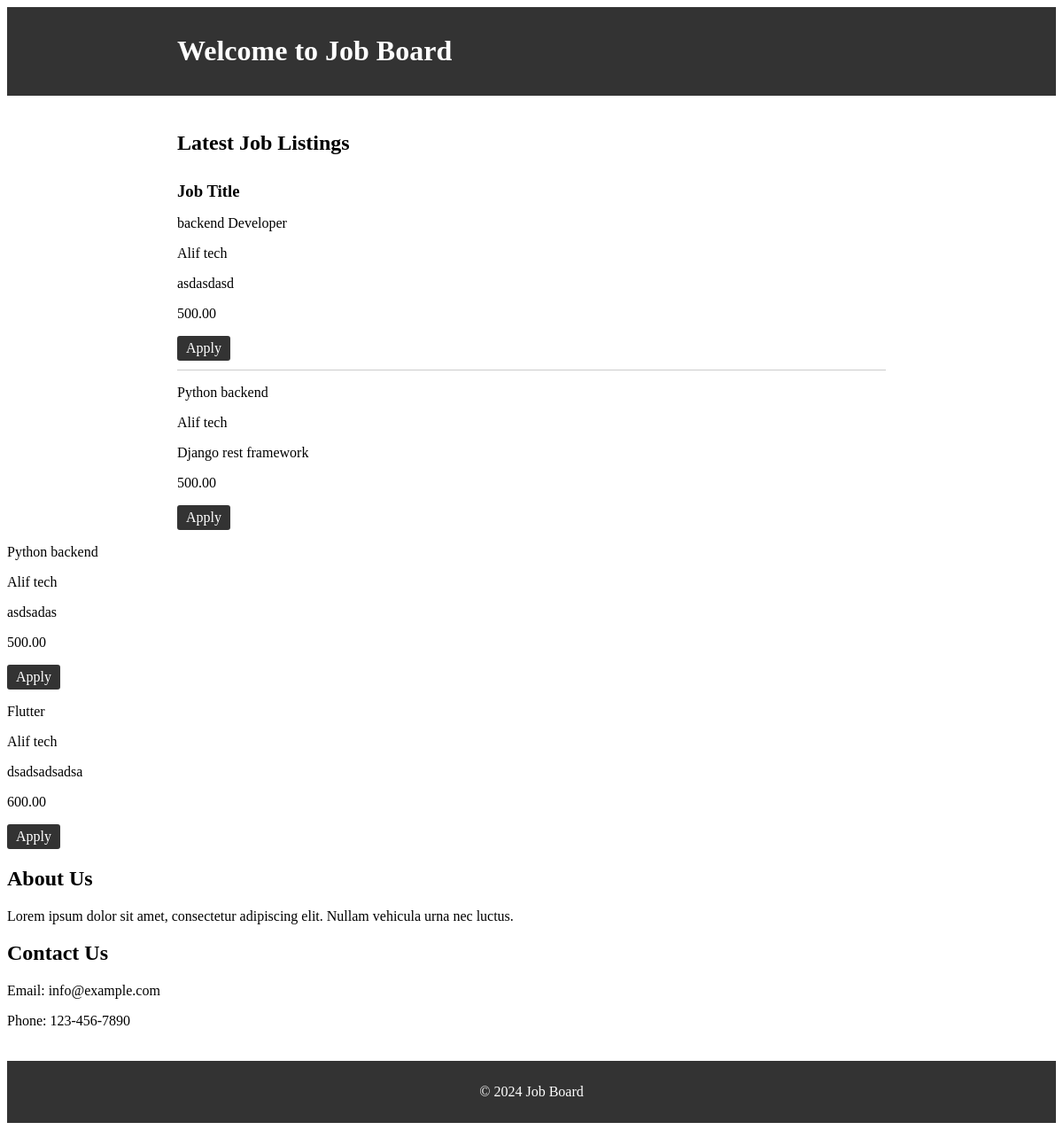
The page / on the database its author committed.
### Board/models.py (models this page shows, shortened)
class Job(models.Model):
    title = models.CharField(max_length=100)
    description = models.TextField()
    location = models.CharField(max_length=100)
    company = models.ForeignKey(Company, on_delete=models.CASCADE)
    category = models.ForeignKey(Category, on_delete=models.CASCADE)
    salary = models.DecimalField(max_digits=10, decimal_places=2)
    created_at = models.DateTimeField(auto_now_add=True)

class Company(models.Model):
    name = models.CharField(max_length=100)
    description = models.TextField()
    logo = models.ImageField(upload_to='company_logos', null=True, blank=True)
    def __str__(self):
        return self.name

### Board/views.py (the view)
# urls.py: path('', views.home, name='home'),
def home(request):
    jobs = Job.objects.all()
    return render(request, 'home.html', {'jobs': jobs})

### templates/home.html (shortened to what this page needs)
{% load static %}
<!DOCTYPE html>
<html lang="en">
<head>
<link rel="stylesheet" href="{% static 'css/style.css' %}">
</head>
<body>
<header>
    <div class="container">
        <h1>Welcome to Job Board</h1>
    </div>
</header>
<main>
    {% block content %}
    <div class="container">
        <section id="job-listings">
            <h2>Latest Job Listings</h2>
            <div class="job">
                <h3>Job Title</h3>
                {% for job in jobs %}
                <p>{{ job.title }}</p>
                <p>{{ job.company }}</p>
                <p>{{ job.description }}</p>
                <p>{{ job.salary }}</p>
                <a href="#" class="button">Apply</a>
            </div>
        {% endfor %}
            {% endblock content %}
        <section id="about">
            <h2>About Us</h2>
            <p>Lorem ipsum dolor sit amet, consectetur adipiscing elit. Nullam vehicula urna nec luctus.</p>
        </section>
        <section id="contact">
            <h2>Contact Us</h2>
            <p>Email: info@example.com</p>
            <p>Phone: 123-456-7890</p>
        </section>
</main>
<footer>
    <p>&copy; 2024 Job Board</p>
</footer>
</body>
</html>

### static/css/style.css (style rules this page uses)
header { background-color: #333; color: #fff; padding: 10px 0; text-align: center; }
header .container { display: flex; justify-content: space-between; align-items: center; }
main { padding: 20px 0; }
.container { max-width: 800px; margin: 0 auto; padding: 0 20px; }
.job { border-bottom: 1px solid #ccc; padding: 10px 0; }
.job h3 { margin: 0; }
.button { display: inline-block; padding: 5px 10px; background-color: #333; color: #fff; text-decoration: none; border-radius: 3px; }
footer { background-color: #333; color: #fff; text-align: center; padding: 10px 0; }

### rows shown on the page
Job: title "backend Developer", company "Alif tech", description "asdasdasd", salary "500.00"
Job: title "Python backend", company "Alif tech", description "Django rest framework", salary "500.00"
Job: title "Python backend", company "Alif tech", description "asdsadas", salary "500.00"
Job: title "Flutter", company "Alif tech", description "dsadsadsadsa", salary "600.00"
